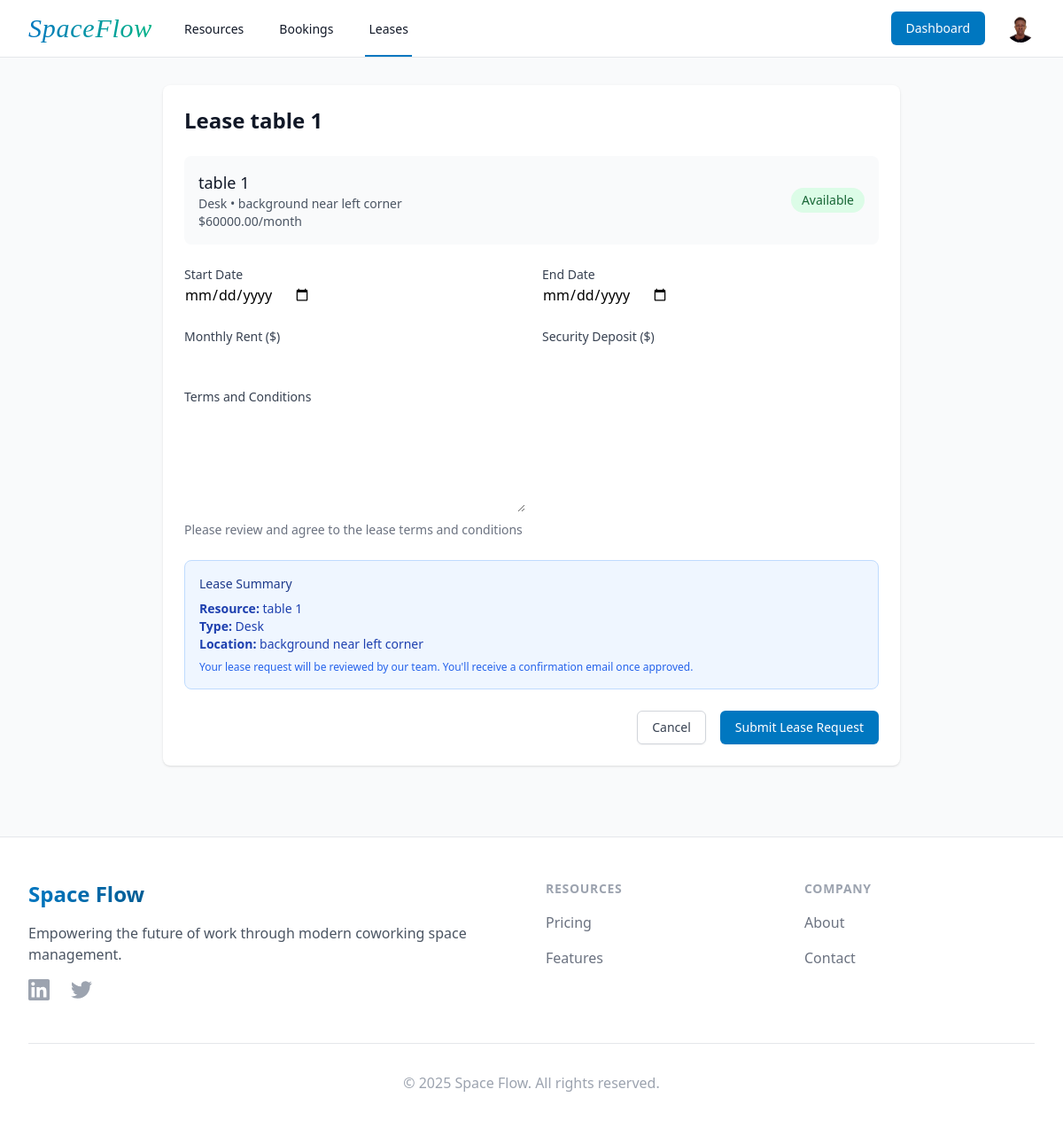
The page /leases/create/1/ (signed in) on the database its author committed.
### core_app/models.py (models this page shows, shortened)
class UserProfile(models.Model):
    ROLE_CHOICES = [
        ('member', 'Member'),
        ('staff', 'Staff'),
        ('admin', 'Admin'),
    ]
    STATUS_CHOICES = [
        ('active', 'Active'),
        ('suspended', 'Suspended'),
    ]
    user = models.OneToOneField(User, on_delete=models.CASCADE)
    role = models.CharField(max_length=10, choices=ROLE_CHOICES, default='member')
    phone_number = models.CharField(max_length=20, blank=True)
    address = models.TextField(blank=True)
    company_name = models.CharField(max_length=100, blank=True)
    profile_picture = models.ImageField(upload_to='profiles/', blank=True, null=True)
    account_status = models.CharField(max_length=20, choices=STATUS_CHOICES, default='active')
    created_at = models.DateTimeField(auto_now_add=True)
    updated_at = models.DateTimeField(auto_now=True)

class Resource(models.Model):
    RESOURCE_TYPES = [
        ('desk', 'Desk'),
        ('meeting_room', 'Meeting Room'),
        ('office', 'Private Office'),
    ]
    STATUS_CHOICES = [
        ('available', 'Available'),
        ('maintenance', 'Under Maintenance'),
        ('occupied', 'Occupied'),
    ]
    name = models.CharField(max_length=100)
    type = models.CharField(max_length=20, choices=RESOURCE_TYPES)
    description = models.TextField(blank=True)
    capacity = models.PositiveIntegerField(default=1)
    location = models.CharField(max_length=100)
    amenities = models.TextField(blank=True)
    price_per_hour = models.DecimalField(max_digits=10, decimal_places=2, null=True, blank=True)
    monthly_price = models.DecimalField(max_digits=10, decimal_places=2, null=True, blank=True)
    status = models.CharField(max_length=20, choices=STATUS_CHOICES, default='available')
    created_at = models.DateTimeField(auto_now_add=True)
    updated_at = models.DateTimeField(auto_now=True)
    class Meta:
        ordering = ('name',)

### core_app/views.py (the view)
# urls.py: path('leases/create/<int:resource_id>/', views.lease_create, name='lease_create'),
@login_required
def lease_create(request, resource_id):
    if request.user.userprofile.role not in ['staff', 'admin']:
        messages.error(request, 'Access denied.')
        return redirect('resources')
    resource = get_object_or_404(Resource, pk=resource_id)
    if request.method == 'POST':
        form = LeaseContractForm(request.POST)
        if form.is_valid():
            lease = form.save(commit=False)
            lease.user = request.user
            lease.resource = resource
            lease.save()
            messages.success(request, 'Lease contract created successfully.')
            return redirect('lease_list')
    else:
        form = LeaseContractForm(initial={'resource': resource})
    return render(request, 'core_app/leases/form.html', {'form': form, 'resource': resource})

### core_app/forms.py (shortened to what this page needs)
class LeaseContractForm(forms.ModelForm):
    class Meta:
        model = LeaseContract
        fields = ['resource', 'start_date', 'end_date', 'monthly_rent',
                 'deposit_amount', 'terms_and_conditions']
        widgets = {
            'start_date': forms.DateInput(attrs={'type': 'date'}),
            'end_date': forms.DateInput(attrs={'type': 'date'}),
            'terms_and_conditions': forms.Textarea(attrs={'rows': 5}),
        }

### core_app/templates/core_app/leases/form.html (shortened to what this page needs)
{% extends 'core_app/base.html' %}
{% block content %}
<div class="max-w-4xl mx-auto px-4 sm:px-6 lg:px-8 py-8">
    <div class="bg-white shadow rounded-lg overflow-hidden">
        <div class="px-4 py-5 sm:p-6">
            <h2 class="text-2xl font-bold text-gray-900 mb-6">Lease {{ resource.name }}</h2>
            <div class="mb-6 p-4 bg-gray-50 rounded-lg">
                <div class="flex items-center justify-between">
                    <div>
                        <h3 class="text-lg font-medium text-gray-900">{{ resource.name }}</h3>
                        <p class="text-sm text-gray-600">{{ resource.get_type_display }} • {{ resource.location }}</p>
                        {% if resource.monthly_price %}
                            <p class="text-sm text-gray-600">${{ resource.monthly_price }}/month</p>
                        {% endif %}
                    </div>
                    <span class="inline-flex items-center px-3 py-1 rounded-full text-sm font-medium bg-green-100 text-green-800">
                        {{ resource.get_status_display }}
                    </span>
                </div>
            </div>
            <form method="POST" class="space-y-6">
                <div class="grid grid-cols-1 gap-6 sm:grid-cols-2">
                    <div>
                        <label for="{{ form.start_date.id_for_label }}" class="block text-sm font-medium text-gray-700">
                            Start Date
                        </label>
                        {{ form.start_date }}
                    </div>
                    <div>
                        <label for="{{ form.end_date.id_for_label }}" class="block text-sm font-medium text-gray-700">
                            End Date
                        </label>
                        {{ form.end_date }}
                    </div>
                </div>
                <div class="grid grid-cols-1 gap-6 sm:grid-cols-2">
                    <div>
                        <label for="{{ form.monthly_rent.id_for_label }}" class="block text-sm font-medium text-gray-700">
                            Monthly Rent ($)
                        </label>
                        {{ form.monthly_rent }}
                    </div>
                    <div>
                        <label for="{{ form.deposit_amount.id_for_label }}" class="block text-sm font-medium text-gray-700">
                            Security Deposit ($)
                        </label>
                        {{ form.deposit_amount }}
                    </div>
                </div>
                <div>
                    <label for="{{ form.terms_and_conditions.id_for_label }}" class="block text-sm font-medium text-gray-700">
                        Terms and Conditions
                    </label>
                    {{ form.terms_and_conditions }}
                    <p class="mt-1 text-sm text-gray-500">
                        Please review and agree to the lease terms and conditions
                    </p>
                </div>
                <div class="bg-blue-50 border border-blue-200 rounded-lg p-4">
                    <h4 class="text-sm font-medium text-blue-900 mb-2">Lease Summary</h4>
                    <div class="text-sm text-blue-800">
                        <p><strong>Resource:</strong> {{ resource.name }}</p>
                        <p><strong>Type:</strong> {{ resource.get_type_display }}</p>
                        <p><strong>Location:</strong> {{ resource.location }}</p>
                        <p class="mt-2 text-xs text-blue-600">
                            Your lease request will be reviewed by our team. You'll receive a confirmation email once approved.
                        </p>
                    </div>
                </div>
                <div class="flex justify-end space-x-4">
                    <a href="{% url 'resource_detail' resource.id %}"
                        class="inline-flex justify-center py-2 px-4 border border-gray-300 shadow-sm text-sm font-medium rounded-md text-gray-700 bg-white hover:bg-gray-50 focus:outline-none focus:ring-2 focus:ring-offset-2 focus:ring-primary-500">
                        Cancel
                    </a>
                    <button type="submit"
                        class="inline-flex justify-center py-2 px-4 border border-transparent shadow-sm text-sm font-medium rounded-md text-white bg-primary-500 hover:bg-primary-600 focus:outline-none focus:ring-2 focus:ring-offset-2 focus:ring-primary-500">
                        Submit Lease Request
                    </button>
                </div>
            </form>
        </div>
    </div>
</div>
{% endblock %}

### core_app/templates/core_app/base.html (shortened to what this page needs)
<!DOCTYPE html>
<html lang="en">
<head>
    <script src="https://cdn.tailwindcss.com?v={% now 'U' %}"></script>
</head>
<body class="bg-gray-50 min-h-screen flex flex-col">
    <nav class="bg-white border-b border-gray-200 fixed w-full z-50">
        <div class="max-w-7xl mx-auto px-4 sm:px-6 lg:px-8">
            <div class="flex justify-between h-16">
                <div class="flex">
                    <div class="flex-shrink-0 flex items-center">
                        <a href="{% url 'home' %}" class="flex items-center">
                            <span class="text-2xl md:text-3xl font-serif italic tracking-wide bg-gradient-to-r from-primary-500 to-accent-500 bg-clip-text text-transparent hover:from-primary-600 hover:to-accent-600 transition-colors duration-300">
                            </span>
                        </a>
                    </div>
                    <div class="hidden sm:ml-8 sm:flex sm:space-x-8">
                        {% if user.is_authenticated %}
                            <a href="{% url 'resource_list' %}" class="text-gray-900 inline-flex items-center px-1 pt-1 border-b-2 {% if 'resource' in request.path %}border-primary-500{% else %}border-transparent{% endif %} text-sm font-medium hover:border-gray-300">
                                Resources
                            </a>
                            <a href="{% url 'booking_list' %}" class="text-gray-900 inline-flex items-center px-1 pt-1 border-b-2 {% if 'booking' in request.path %}border-primary-500{% else %}border-transparent{% endif %} text-sm font-medium hover:border-gray-300">
                                Bookings
                            </a>
                            {% if user.userprofile.role in 'staff,admin' %}
                                <a href="{% url 'lease_list' %}" class="text-gray-900 inline-flex items-center px-1 pt-1 border-b-2 {% if 'lease' in request.path %}border-primary-500{% else %}border-transparent{% endif %} text-sm font-medium hover:border-gray-300">
                                    Leases
                                </a>
                            {% endif %}
                        {% endif %}
                    </div>
                </div>
                <div class="hidden sm:ml-6 sm:flex sm:items-center">
                    {% if user.is_authenticated %}
                        <a href="{% url 'dashboard' %}" class="inline-flex items-center px-4 py-2 border border-transparent text-sm font-medium rounded-md text-white bg-primary-500 hover:bg-primary-600 focus:outline-none focus:ring-2 focus:ring-offset-2 focus:ring-primary-500 mr-3">
                            Dashboard
                        </a>
                        <div x-data="{ open: false }" class="ml-3 relative">
                            <button @click="open = !open" @click.away="open = false"
                                class="flex text-sm rounded-full focus:outline-none focus:ring-2 focus:ring-offset-2 focus:ring-primary-500">
                                {% if user.userprofile.profile_picture %}
                                    <img class="h-8 w-8 rounded-full" src="{{ user.userprofile.profile_picture.url }}" alt="">
                                {% else %}
                                    <div class="h-8 w-8 rounded-full bg-primary-500 flex items-center justify-center text-white">
                                        {{ user.username|make_list|first|upper }}
                                    </div>
                                {% endif %}
                            </button>
                        </div>
                    {% endif %}
                </div>
            </div>
        </div>
    </nav>
    <div class="pt-16">
        <main class="flex-grow">
            {% block content %}{% endblock %}
        </main>
        <footer class="bg-white border-t mt-12">
            <div class="max-w-7xl mx-auto px-4 sm:px-6 lg:px-8 py-12">
                <div class="grid grid-cols-1 md:grid-cols-4 gap-8">
                    <div class="col-span-1 md:col-span-2">
                        <span class="text-2xl font-bold bg-gradient-to-r from-primary-500 to-primary-600 bg-clip-text text-transparent">
                        </span>
                        <p class="mt-4 text-gray-600">
                            Empowering the future of work through modern coworking space management.
                        </p>
                        <div class="mt-4 flex space-x-6">
                            <a href="#" class="text-gray-400 hover:text-primary-500 transition-colors">
                            </a>
                            <a href="#" class="text-gray-400 hover:text-primary-500 transition-colors">
                            </a>
                        </div>
                    </div>
                    <div>
                        <h3 class="text-sm font-semibold text-gray-400 uppercase tracking-wider">Resources</h3>
                        <ul class="mt-4 space-y-4">
                            <li>
                                <a href="#pricing" class="text-base text-gray-500 hover:text-gray-900">
                                    Pricing
                                </a>
                            </li>
                            <li>
                                <a href="#features" class="text-base text-gray-500 hover:text-gray-900">
                                    Features
                                </a>
                            </li>
                        </ul>
                    </div>
                    <div>
                        <h3 class="text-sm font-semibold text-gray-400 uppercase tracking-wider">Company</h3>
                        <ul class="mt-4 space-y-4">
                            <li>
                                <a href="#" class="text-base text-gray-500 hover:text-gray-900">
                                    About
                                </a>
                            </li>
                            <li>
                                <a href="#" class="text-base text-gray-500 hover:text-gray-900">
                                    Contact
                                </a>
                            </li>
                        </ul>
                    </div>
                </div>
                <div class="mt-12 border-t border-gray-200 pt-8">
                    <p class="text-base text-gray-400 text-center">
                        &copy; 2025 Space Flow. All rights reserved.
                    </p>
                </div>
            </div>
        </footer>
    </div>
</body>
</html>

### rows shown on the page
Resource: name "table 1", type "Desk", location "background near left corner", monthly_price "60000.00", status "Available"
